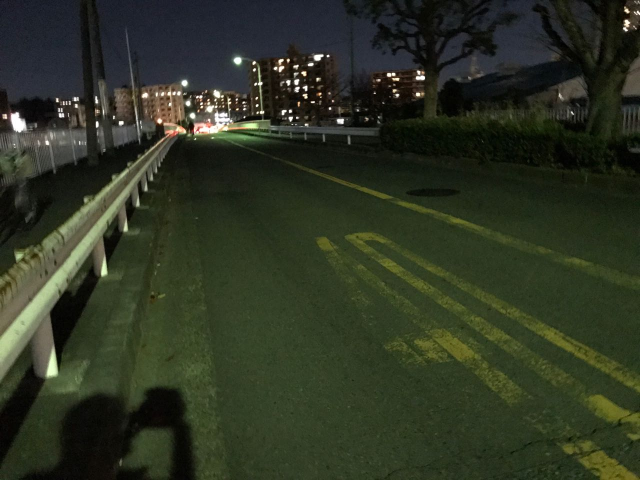
//> input picture data/0.jpg, 1280 x 960 px (shown at 1/2 size)
$ ./rgb2lab   (built with g++ and OpenCV 4)
//> lines starting //> are read from the running program, lines starting //| are printed output that depends on the picture
#include <iostream>
#include <opencv2/opencv.hpp>
#include <sys/time.h>
#include <unistd.h>
#include <stdio.h>

using namespace std;
using namespace cv;

#if 0
inline float gamma(float x)
{return x>0.04045?pow((x+0.055f)/1.055f,2.4f):x/12.92;};

void RGBToLab(unsigned char*rgbImg,float*labImg)
{
    float B=gamma(rgbImg[0]/255.0f);
    float G=gamma(rgbImg[1]/255.0f);
    float R=gamma(rgbImg[2]/255.0f);
    float X=0.412453*R+0.357580*G+0.180423*B;
    float Y=0.212671*R+0.715160*G+0.072169*B;
    float Z=0.019334*R+0.119193*G+0.950227*B;

   X /=0.95047;
   Y /=1.0;
   Z /=1.08883;

    float FX = X > 0.008856f ? pow(X,1.0f/3.0f) : (7.787f * X +0.137931f);
    float FY = Y > 0.008856f ? pow(Y,1.0f/3.0f) : (7.787f * Y +0.137931f);
    float FZ = Z > 0.008856f ? pow(Z,1.0f/3.0f) : (7.787f * Z +0.137931f);
    labImg[0] = Y > 0.008856f ? (116.0f * FY - 16.0f) : (903.3f * Y);
    labImg[1] = 500.f * (FX - FY);
    labImg[2] = 200.f * (FY - FZ);
}
#endif

std::string GetPrefixName(const std::string& image_name) {
  std::size_t found = image_name.find(".jpg");
  assert(found!=std::string::npos);

  return image_name.substr(0, found);
}

#if 1
int ConvertOneImage(const std::string& image_name)
{
//> called with image_name = "0.jpg"
    struct  timeval start;
    struct  timeval end;
    double diff;

    // Load image
    cv::Mat srcImage = cv::imread(image_name);
//> srcImage is the input picture: 960 rows x 1280 cols, CV_8UC3; mean B, G, R 35.5, 52.5, 46
    cv::Mat dstImage;
    if (srcImage.empty()) {
        std::cout << "read image failure" << std::endl;
        return -1;
    }

    //imshow("srcImage", srcImage);
    gettimeofday(&start,NULL);
    cv::cvtColor(srcImage, dstImage, cv::COLOR_BGR2Lab);
//> dstImage: 960 rows x 1280 cols, CV_8UC3; mean of channels 0, 1, 2 52.4, 122, 137.3
    gettimeofday(&end,NULL);

    diff =  (end.tv_sec-start.tv_sec) + (double)(end.tv_usec-start.tv_usec) / 1000000;
    //printf("the difference is %.3lf sec\n",diff);
    char diff_buff[16];
    sprintf(diff_buff, "%.3lfs", diff);

    vector<Mat> channels;
    split(dstImage,channels);
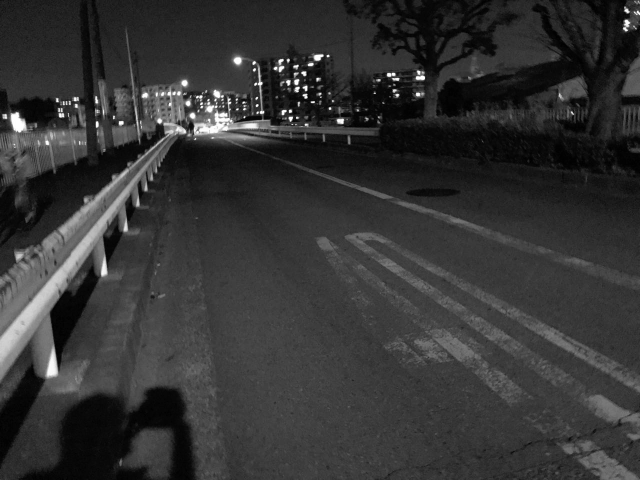
//> channels[0]: 960 rows x 1280 cols, CV_8UC1 (shown at 1/2 size); min 0, max 255, mean 52.4
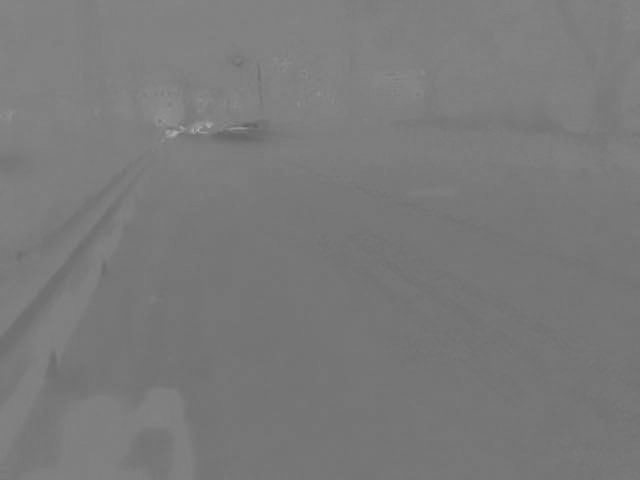
//> channels[1]: 960 rows x 1280 cols, CV_8UC1 (shown at 1/2 size); min 92, max 180, mean 122
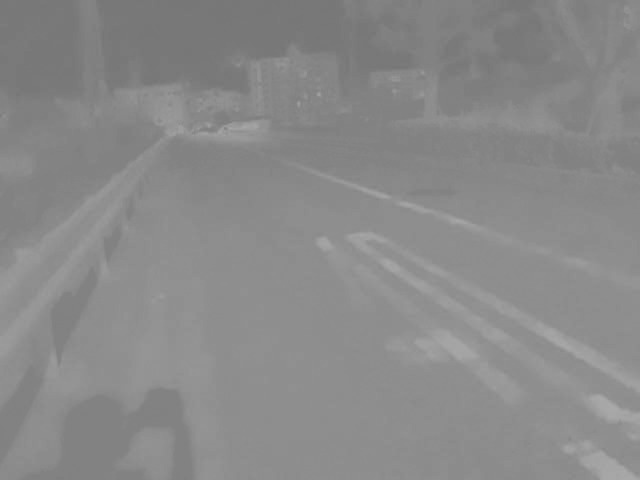
//> channels[2]: 960 rows x 1280 cols, CV_8UC1 (shown at 1/2 size); min 116, max 171, mean 137.3
    Mat L = channels.at(0);
    Mat A = channels.at(1);
    Mat B = channels.at(2);

    std::string dstImage_name_L = std::string("lab_images/") + "l_" + GetPrefixName(image_name) + "_" + std::string(diff_buff) + ".jpg";
    std::string dstImage_name_A = std::string("lab_images/") + "a_" + GetPrefixName(image_name) + "_" + std::string(diff_buff) + ".jpg";
    std::string dstImage_name_B = std::string("lab_images/") + "b_" + GetPrefixName(image_name) + "_" + std::string(diff_buff) + ".jpg";
    cv::imwrite(dstImage_name_L, L);
    cv::imwrite(dstImage_name_A, A);
    cv::imwrite(dstImage_name_B, B);
    //cv::waitKey(0);
    cv::imwrite(std::string("lab_images/") + image_name, srcImage);

    return 0;
}

int main(int argc, char** argv)
{
    // [4 lines of commented-out code are left out]

  system("rm -rf lab_images");
  system("mkdir lab_images");

  std::vector<std::string> images = {"0.jpg", "1.jpg", "2.jpg", "3.jpg", "4.jpg", "5.jpg", "6.jpg", "7.jpg", "8.jpg", "9.jpg", "10.jpg" };
  for (const auto& m: images) {
    ConvertOneImage(m);
  }
//> pass 2 of the loop `for (const auto& m: images)`:
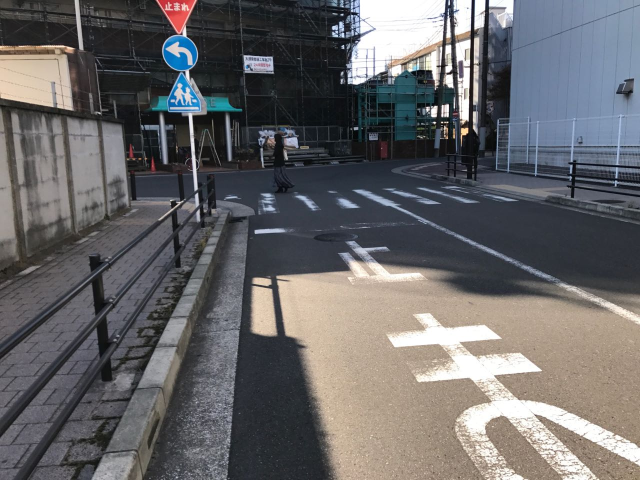
//> input picture data/1.jpg, 1280 x 960 px (shown at 1/2 size)
//> in ConvertOneImage, srcImage is the input picture: 960 rows x 1280 cols, CV_8UC3; mean B, G, R 104.4, 102.8, 103.7
//> dstImage: 960 rows x 1280 cols, CV_8UC3; mean of channels 0, 1, 2 108.2, 129.1, 127.1
//> in ConvertOneImage (call 2), `split(dstImage,channels);`:
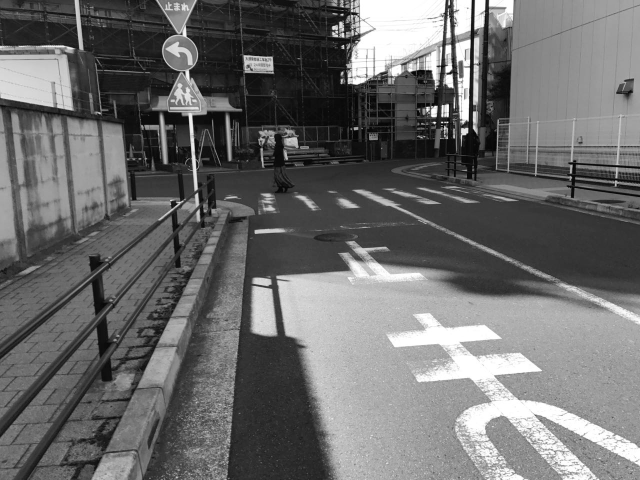
//> channels[0]: 960 rows x 1280 cols, CV_8UC1 (shown at 1/2 size); min 0, max 255, mean 108.2
//> in ConvertOneImage (call 2), `split(dstImage,channels);`:
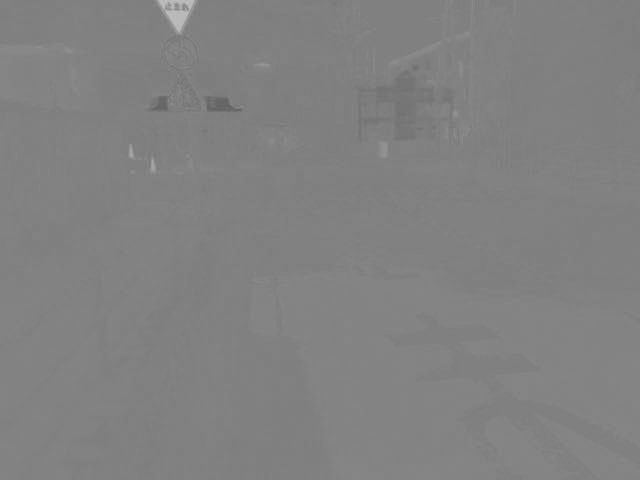
//> channels[1]: 960 rows x 1280 cols, CV_8UC1 (shown at 1/2 size); min 96, max 194, mean 129.1
//> pass 3 of the loop `for (const auto& m: images)`:
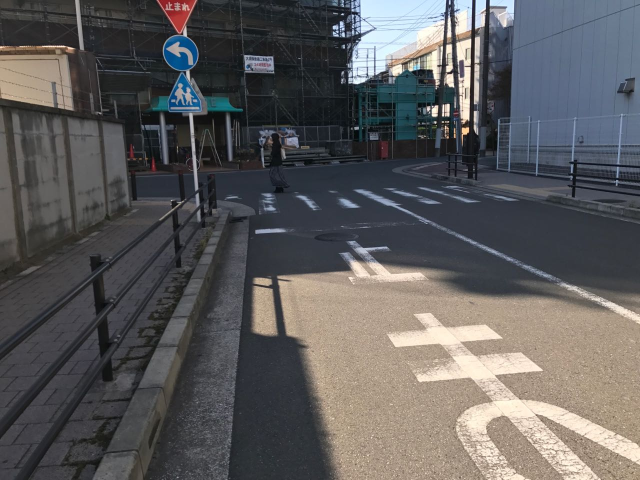
//> input picture data/2.jpg, 1280 x 960 px (shown at 1/2 size)
//> in ConvertOneImage, srcImage is the input picture: 960 rows x 1280 cols, CV_8UC3; mean B, G, R 92.3, 91.7, 92.9
//> dstImage: 960 rows x 1280 cols, CV_8UC3; mean of channels 0, 1, 2 97.1, 129, 127.6
//> in ConvertOneImage (call 3), `split(dstImage,channels);`:
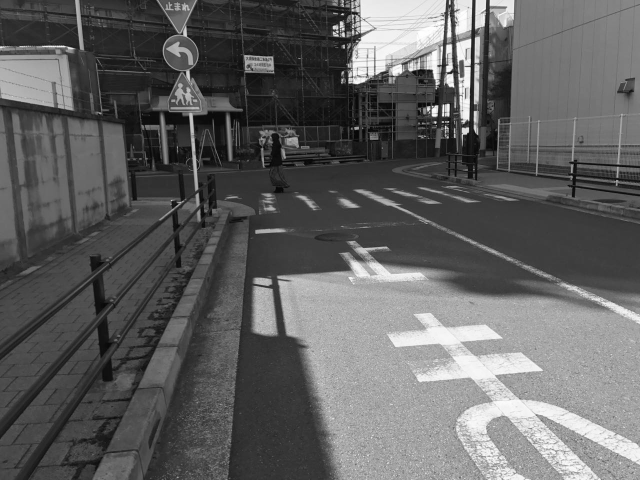
//> channels[0]: 960 rows x 1280 cols, CV_8UC1 (shown at 1/2 size); min 0, max 255, mean 97.1
//> in ConvertOneImage (call 3), `split(dstImage,channels);`:
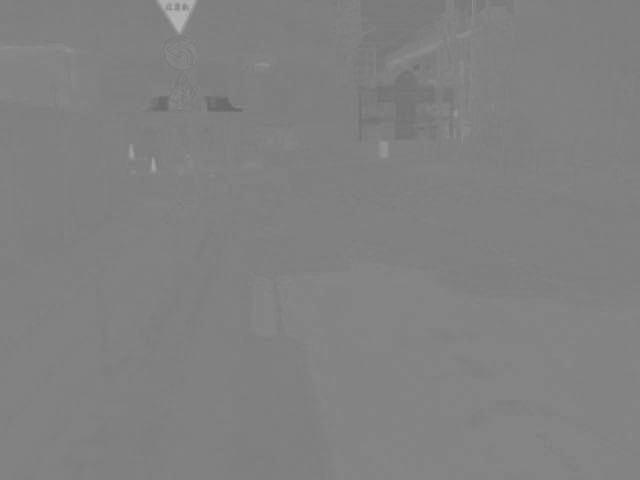
//> channels[1]: 960 rows x 1280 cols, CV_8UC1 (shown at 1/2 size); min 102, max 181, mean 129
//> the loop made 11 passes; the first 3 are shown
  return 0;
}
#else
int main( int argc, char** argv )
{
    VideoCapture cap("test.mp4");
    if(!cap.isOpened()) {
        printf("Open video file failed\n");
        return -1;
    }

    Mat frame;
    while(true) {
        cap>>frame;
        if(frame.empty()) break;
        imshow("video", frame);
        if(waitKey(30) >=0)
            break;
    }
    return 0;
}
#endif
